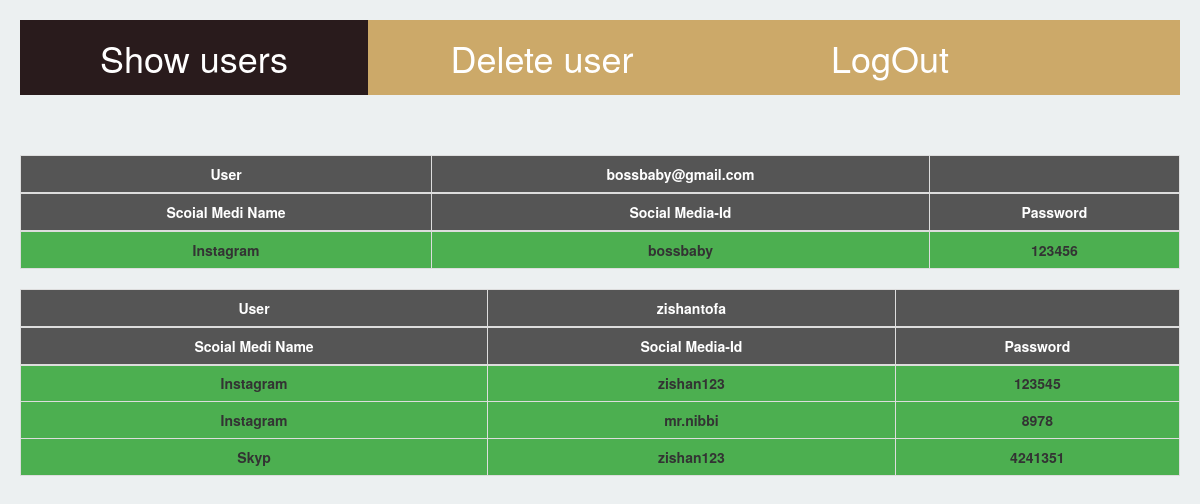
The app's page /showusers.php with its own data.
### tables this page shows
CREATE TABLE `users` (
  `fname` varchar(100) NOT NULL,
  `lname` varchar(100) NOT NULL,
  `email` varchar(100) NOT NULL,
  `password` varchar(100) NOT NULL,
  `contact` varchar(10) NOT NULL
);

CREATE TABLE `media` (
  `username` varchar(100) NOT NULL,
  `smedia` varchar(100) NOT NULL,
  `smuser` varchar(100) NOT NULL,
  `password` varchar(100) NOT NULL
);

### showusers.php (the view, shortened to what this page needs)
<?php
include("checkdb.php");
?>
<!DOCTYPE html>
<html>
<link rel="stylesheet" href="http://maxcdn.bootstrapcdn.com/bootstrap/3.3.6/css/bootstrap.min.css">
<link rel="stylesheet" href="https://cdnjs.cloudflare.com/ajax/libs/font-awesome/4.7.0/css/font-awesome.min.css">
<link rel="stylesheet" href="css/stud.css">
<body>
<div class="icon-bar">
  <a class="active" href="showusers.php">Show users</a>
  <a href="deleteuser.php">Delete user</a>
  <a href="admin.php">LogOut</a>
</div>
<br><br><br>
<form method='post'>
<?php
$result = mysqli_query($conn,"SELECT * FROM users");
while($test = mysqli_fetch_array($result))
{
$userid=$test['email'];
echo "<table class='table table-bordered'><thead><tr><th>User </th><th>";
echo $userid;
echo "</th><th></th></thead></tr>";
echo "<thead><tr><th>Scoial Medi Name</th><th>Social Media-Id</th><th>Password</th></thead><center><tr>";
$result2 = mysqli_query($conn,"SELECT * FROM media where username='$userid'");
while($test2=mysqli_fetch_array($result2))
{
echo "<tr>";
 echo"<td>".$test2['smedia']."</td>";
 echo"<td>".$test2['smuser']."</td>";
 echo"<td>".$test2['password']."</td>";
 echo "</tr>";
}
echo "</table>";
}
?>
</form>
</body>
</html>

### css/stud.css (style rules this page uses)
body { margin:0 auto; padding:20px; text-align:center; width:100%; background-color:#ECF0F1; }
td { font-weight: 700; }
table { text-align: "center"; padding: 50px; align-content: center; background-color:#4CAF50 ; }

### showusers.php (style rules this page uses)
body { margin:0; }
.icon-bar { width: 100%; background-color: #cca969; overflow: auto; }
.icon-bar a { float: left; width: 30%; text-align: center; padding: 12px 0; transition: all 0.3s ease; color: white; font-size: 36px; }
.active { background-color: #291b1c; }
th { text-align:center; background-color:#555; color:white; }

### records on screen
users: email "bossbaby@gmail.com"
media: smedia "Instagram", smuser "bossbaby", password "123456"
users: email "zishantofa"
media: smedia "Instagram", smuser "zishan123", password "123545"
media: smedia "Instagram", smuser "mr.nibbi", password "8978"
media: smedia "Skyp", smuser "zishan123", password "4241351"
